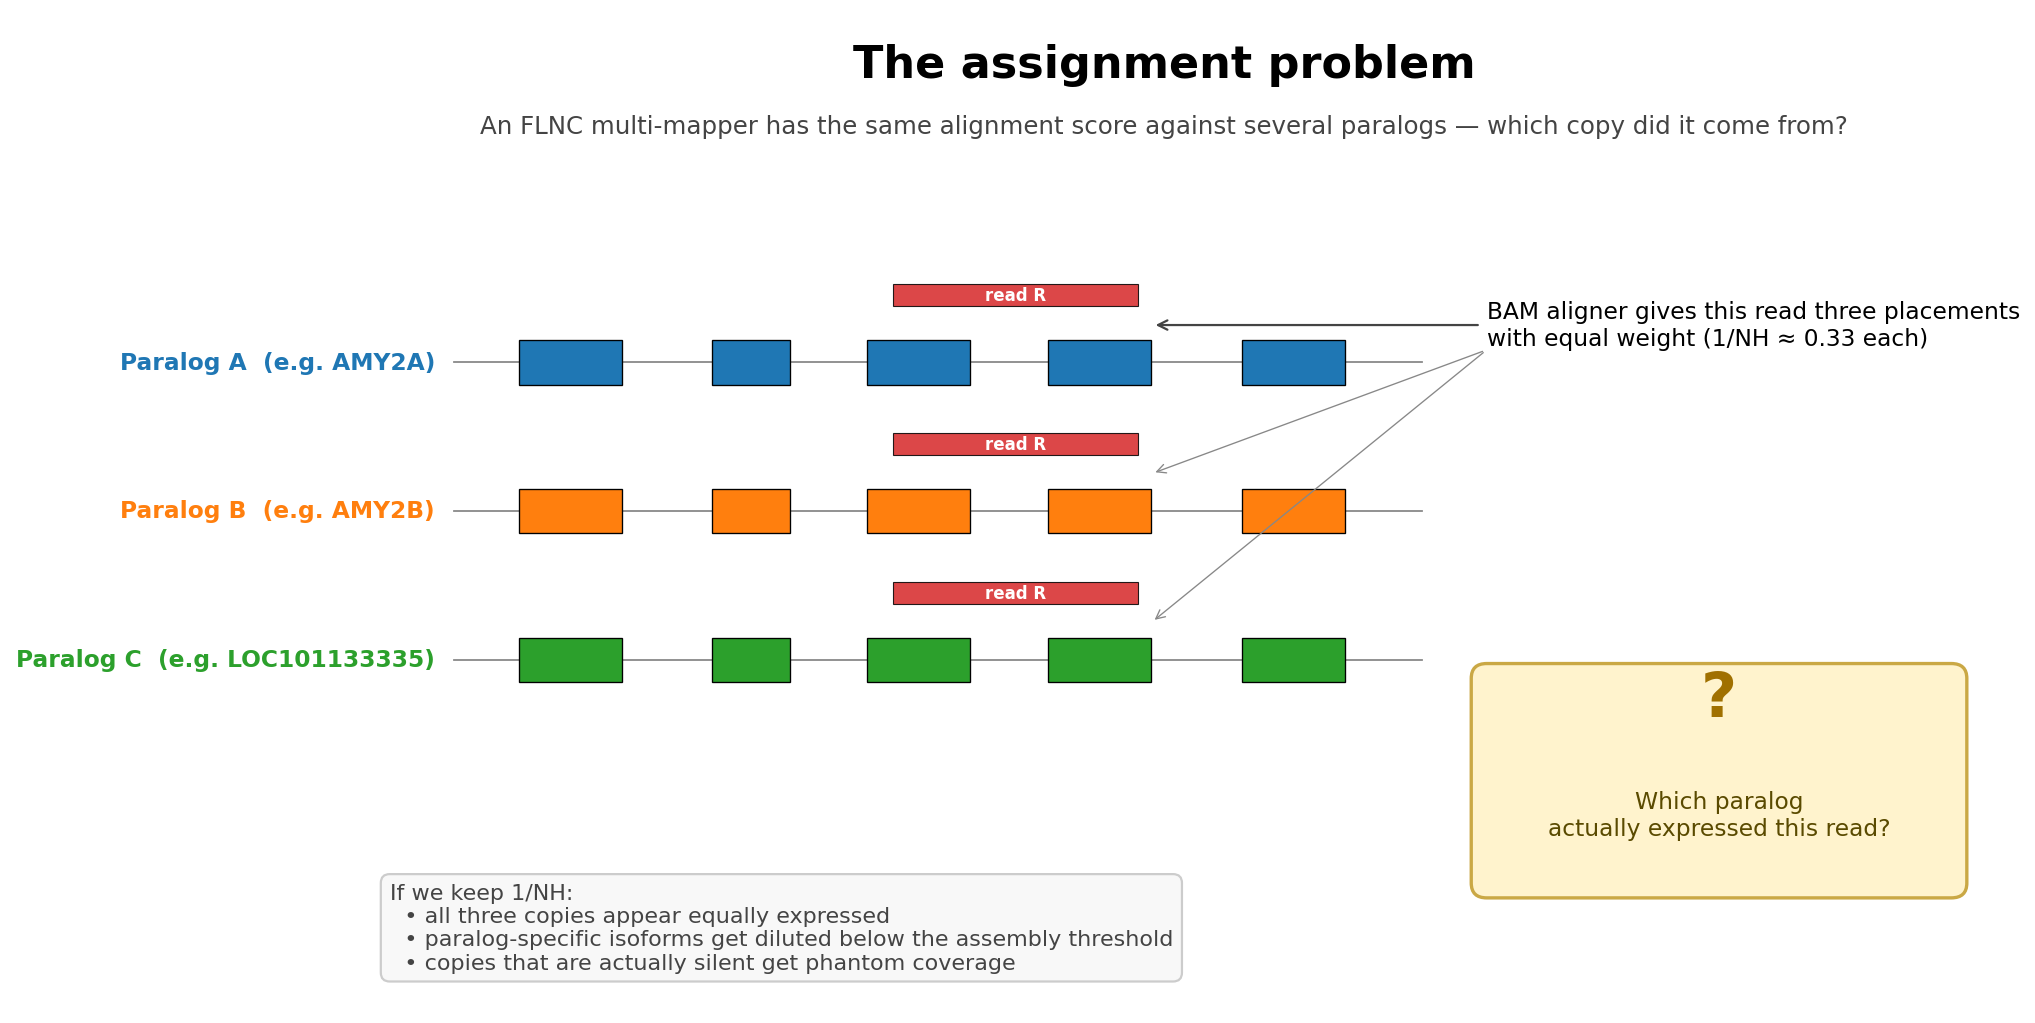

The script that saved this image:
#!/usr/bin/env python3
"""Problem setup: an FLNC read multi-maps across paralogs; the BAM aligner
hands us 1/NH weights — we want a way to actually decide which copy this
read came from."""
import matplotlib.pyplot as plt
import matplotlib.patches as patches
from matplotlib.patches import FancyArrowPatch, FancyBboxPatch

fig, ax = plt.subplots(figsize=(13, 6.5))
ax.set_xlim(0, 13)
ax.set_ylim(0, 8)
ax.axis('off')

# Title
ax.text(6.5, 7.5, "The assignment problem", fontsize=20, fontweight='bold', ha='center')
ax.text(6.5, 7.05, "An FLNC multi-mapper has the same alignment score against several paralogs — "
                    "which copy did it come from?", fontsize=11, ha='center', color='#444')

# Three paralog tracks
paralog_y = [5.2, 4.0, 2.8]
paralog_labels = ["Paralog A  (e.g. AMY2A)", "Paralog B  (e.g. AMY2B)", "Paralog C  (e.g. LOC101133335)"]
paralog_colors = ['#1f77b4', '#ff7f0e', '#2ca02c']

# Schematic exon layouts for each paralog (very stylized).
exon_layouts = [
    [(1.5, 2.3), (3.0, 3.6), (4.2, 5.0), (5.6, 6.4), (7.1, 7.9)],
    [(1.5, 2.3), (3.0, 3.6), (4.2, 5.0), (5.6, 6.4), (7.1, 7.9)],
    [(1.5, 2.3), (3.0, 3.6), (4.2, 5.0), (5.6, 6.4), (7.1, 7.9)],
]

for y, lbl, col, exons in zip(paralog_y, paralog_labels, paralog_colors, exon_layouts):
    # backbone line
    ax.plot([1.0, 8.5], [y, y], color='#888', lw=0.8, zorder=1)
    # exons
    for (x0, x1) in exons:
        rect = patches.Rectangle((x0, y - 0.18), x1 - x0, 0.36,
                                 facecolor=col, edgecolor='black', lw=0.6, zorder=2)
        ax.add_patch(rect)
    ax.text(0.85, y, lbl, fontsize=10.5, ha='right', va='center', color=col, fontweight='bold')

# A multi-mapping read shown 3 times (once over each paralog) with thin dashed arrows
read_x0, read_x1 = 4.4, 6.3
for y in paralog_y:
    rect = patches.Rectangle((read_x0, y + 0.45), read_x1 - read_x0, 0.18,
                             facecolor='#d62728', edgecolor='black', lw=0.5, alpha=0.85, zorder=3)
    ax.add_patch(rect)
    ax.text(read_x0 + (read_x1 - read_x0)/2, y + 0.54,
            "read R", fontsize=7.5, ha='center', va='center', color='white', fontweight='bold')

# Annotation: "weight = 1/NH"
ax.annotate("BAM aligner gives this read three placements\nwith equal weight (1/NH ≈ 0.33 each)",
            xy=(6.4, 5.5), xytext=(9.0, 5.5),
            fontsize=10.5, va='center',
            arrowprops=dict(arrowstyle='->', color='#444', lw=1.0))
ax.annotate("", xy=(6.4, 4.3), xytext=(9.0, 5.3),
            arrowprops=dict(arrowstyle='->', color='#888', lw=0.6))
ax.annotate("", xy=(6.4, 3.1), xytext=(9.0, 5.3),
            arrowprops=dict(arrowstyle='->', color='#888', lw=0.6))

# Right-side question box
qbox = FancyBboxPatch((9.0, 1.0), 3.6, 1.65,
                     boxstyle="round,pad=0.12",
                     facecolor='#fff3cd', edgecolor='#caa845', lw=1.5)
ax.add_patch(qbox)
ax.text(10.8, 2.35, "?", fontsize=28, fontweight='bold', ha='center', color='#a07000')
ax.text(10.8, 1.55, "Which paralog\nactually expressed this read?",
        fontsize=10.5, ha='center', va='center', color='#5a4a00')

# Bottom: what we'd lose with naive 1/NH
ax.text(0.5, 1.0,
        "If we keep 1/NH:\n"
        "  • all three copies appear equally expressed\n"
        "  • paralog-specific isoforms get diluted below the assembly threshold\n"
        "  • copies that are actually silent get phantom coverage",
        fontsize=10, va='top', color='#444',
        bbox=dict(boxstyle='round,pad=0.4', facecolor='#f8f8f8', edgecolor='#ccc'))

plt.tight_layout()
plt.savefig('/scratch/jxi21/Assembler/Rustle/bench/meeting_2026_05_06_hmm_em/01_problem_setup.png',
            dpi=160, bbox_inches='tight')
print("01_problem_setup.png written")
